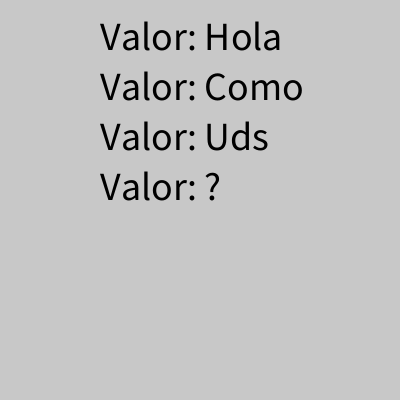
Frame 1 (no input)
Frame 60 (the mouse pressed at the canvas centre just before this capture): identical to frame 1, image omitted
Frame 120 (the mouse held since frame 60 and released just before this capture): identical to frame 1, image omitted

The Processing sketch that drew this single still picture (run headless with seeded random() and noise(); from frame 60 on, the mouse is pressed at the canvas centre):

// Processing sketch: arreglos_03
// ── arreglos_03.pde
String [] posY = new String[5];

void setup() {
  size(400, 400);
  posY[0] = "Hola";
  posY[1] = "Como";
  posY[2] = "Uds";
  posY[3] = "?";
}

void draw() {
  background(200);
  textSize(40);
  fill(0);
  text("Valor: "  + posY[0], 100, 50);
  text("Valor: "  + posY[1], 100, 100);
  text("Valor: "  + posY[2], 100, 150);
  text("Valor: "  + posY[3], 100, 200);
}

void keyPressed(){
  if(key == 'w'){
     posY[0] += "!";
  }
  
}
